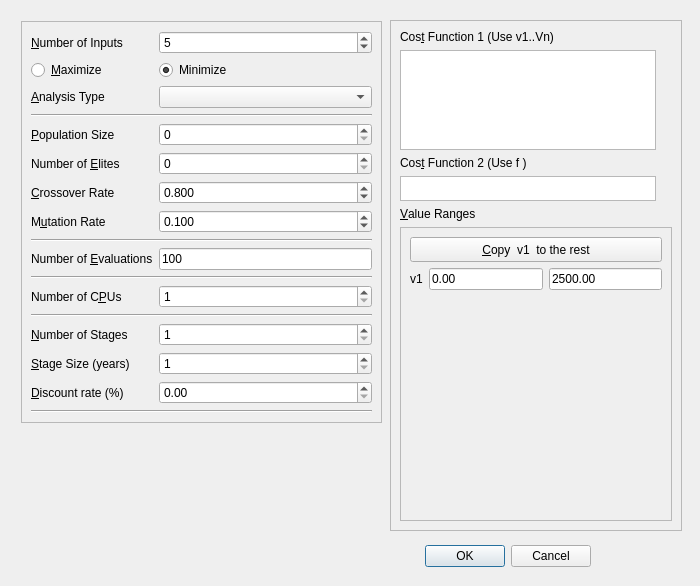
<?xml version="1.0" encoding="UTF-8"?>
<ui version="4.0">
 <class>Dialog</class>
 <widget class="QDialog" name="Dialog">
  <property name="geometry">
   <rect>
    <x>0</x>
    <y>0</y>
    <width>700</width>
    <height>586</height>
   </rect>
  </property>
  <property name="windowTitle">
   <string>Edit Project Parameters</string>
  </property>
  <widget class="QDialogButtonBox" name="buttonBox">
   <property name="geometry">
    <rect>
     <x>300</x>
     <y>540</y>
     <width>291</width>
     <height>32</height>
    </rect>
   </property>
   <property name="orientation">
    <enum>Qt::Horizontal</enum>
   </property>
   <property name="standardButtons">
    <set>QDialogButtonBox::Cancel|QDialogButtonBox::Ok</set>
   </property>
  </widget>
  <widget class="QFrame" name="frame_2">
   <property name="geometry">
    <rect>
     <x>390</x>
     <y>20</y>
     <width>292</width>
     <height>511</height>
    </rect>
   </property>
   <property name="frameShape">
    <enum>QFrame::StyledPanel</enum>
   </property>
   <property name="frameShadow">
    <enum>QFrame::Raised</enum>
   </property>
   <layout class="QGridLayout" name="gridLayout_6">
    <item row="0" column="0">
     <layout class="QGridLayout" name="gridLayout_2">
      <item row="0" column="0">
       <widget class="QLabel" name="label_9">
        <property name="text">
         <string>Cos&amp;t Function 1 (Use v1..Vn)</string>
        </property>
        <property name="buddy">
         <cstring>Cost_function_1</cstring>
        </property>
       </widget>
      </item>
      <item row="1" column="0">
       <widget class="QPlainTextEdit" name="Cost_function_1">
        <property name="maximumSize">
         <size>
          <width>256</width>
          <height>100</height>
         </size>
        </property>
       </widget>
      </item>
      <item row="2" column="0">
       <widget class="QLabel" name="label_10">
        <property name="text">
         <string>Cos&amp;t Function 2 (Use f )</string>
        </property>
        <property name="buddy">
         <cstring>Cost_function_2</cstring>
        </property>
       </widget>
      </item>
      <item row="3" column="0">
       <widget class="QPlainTextEdit" name="Cost_function_2">
        <property name="maximumSize">
         <size>
          <width>256</width>
          <height>25</height>
         </size>
        </property>
       </widget>
      </item>
      <item row="4" column="0">
       <widget class="QLabel" name="label_11">
        <property name="text">
         <string>&amp;Value Ranges</string>
        </property>
        <property name="buddy">
         <cstring>scrollArea</cstring>
        </property>
       </widget>
      </item>
      <item row="5" column="0">
       <widget class="QScrollArea" name="scrollArea">
        <property name="widgetResizable">
         <bool>true</bool>
        </property>
        <widget class="QWidget" name="scrollAreaWidgetContents">
         <property name="geometry">
          <rect>
           <x>0</x>
           <y>0</y>
           <width>264</width>
           <height>289</height>
          </rect>
         </property>
         <layout class="QGridLayout" name="gridLayout_7">
          <item row="1" column="0">
           <layout class="QGridLayout" name="gridLayout_3">
            <item row="0" column="0">
             <widget class="QLabel" name="vlabel1">
              <property name="text">
               <string>v1</string>
              </property>
             </widget>
            </item>
            <item row="0" column="2">
             <widget class="QLineEdit" name="v_value_2">
              <property name="text">
               <string>2500.00</string>
              </property>
             </widget>
            </item>
            <item row="0" column="1">
             <widget class="QLineEdit" name="v_value_1">
              <property name="text">
               <string>0.00</string>
              </property>
             </widget>
            </item>
           </layout>
          </item>
          <item row="0" column="0">
           <layout class="QGridLayout" name="gridLayout_4">
            <item row="1" column="0">
             <widget class="QPushButton" name="copyButton">
              <property name="minimumSize">
               <size>
                <width>0</width>
                <height>25</height>
               </size>
              </property>
              <property name="maximumSize">
               <size>
                <width>16777215</width>
                <height>25</height>
               </size>
              </property>
              <property name="text">
               <string>&amp;Copy  v1  to the rest</string>
              </property>
             </widget>
            </item>
           </layout>
          </item>
          <item row="2" column="0">
           <spacer name="verticalSpacer_2">
            <property name="orientation">
             <enum>Qt::Vertical</enum>
            </property>
            <property name="sizeHint" stdset="0">
             <size>
              <width>20</width>
              <height>40</height>
             </size>
            </property>
           </spacer>
          </item>
         </layout>
        </widget>
       </widget>
      </item>
     </layout>
    </item>
   </layout>
  </widget>
  <widget class="QWidget" name="layoutWidget">
   <property name="geometry">
    <rect>
     <x>21</x>
     <y>21</y>
     <width>361</width>
     <height>511</height>
    </rect>
   </property>
   <layout class="QGridLayout" name="gridLayout_5">
    <item row="1" column="0">
     <spacer name="verticalSpacer">
      <property name="orientation">
       <enum>Qt::Vertical</enum>
      </property>
      <property name="sizeHint" stdset="0">
       <size>
        <width>20</width>
        <height>40</height>
       </size>
      </property>
     </spacer>
    </item>
    <item row="0" column="0">
     <widget class="QFrame" name="frame">
      <property name="frameShape">
       <enum>QFrame::StyledPanel</enum>
      </property>
      <property name="frameShadow">
       <enum>QFrame::Raised</enum>
      </property>
      <layout class="QGridLayout" name="gridLayout">
       <item row="1" column="0">
        <widget class="QRadioButton" name="maximize">
         <property name="text">
          <string>&amp;Maximize</string>
         </property>
        </widget>
       </item>
       <item row="0" column="0">
        <widget class="QLabel" name="label">
         <property name="text">
          <string>&amp;Number of Inputs</string>
         </property>
         <property name="buddy">
          <cstring>num_inputs</cstring>
         </property>
        </widget>
       </item>
       <item row="0" column="1">
        <widget class="QSpinBox" name="num_inputs">
         <property name="minimum">
          <number>1</number>
         </property>
         <property name="value">
          <number>5</number>
         </property>
        </widget>
       </item>
       <item row="7" column="0">
        <widget class="QLabel" name="label_3">
         <property name="text">
          <string>Number of &amp;Elites</string>
         </property>
         <property name="buddy">
          <cstring>num_elites</cstring>
         </property>
        </widget>
       </item>
       <item row="6" column="0">
        <widget class="QLabel" name="label_2">
         <property name="text">
          <string>&amp;Population Size</string>
         </property>
         <property name="buddy">
          <cstring>pop_size</cstring>
         </property>
        </widget>
       </item>
       <item row="6" column="1">
        <widget class="QSpinBox" name="pop_size"/>
       </item>
       <item row="7" column="1">
        <widget class="QSpinBox" name="num_elites"/>
       </item>
       <item row="5" column="0" colspan="2">
        <widget class="Line" name="line_2">
         <property name="orientation">
          <enum>Qt::Horizontal</enum>
         </property>
        </widget>
       </item>
       <item row="9" column="0">
        <widget class="QLabel" name="label_6">
         <property name="text">
          <string>&amp;Crossover Rate</string>
         </property>
         <property name="buddy">
          <cstring>Crossover_rate</cstring>
         </property>
        </widget>
       </item>
       <item row="1" column="1">
        <widget class="QRadioButton" name="minimize_button">
         <property name="text">
          <string>Minimize</string>
         </property>
         <property name="checked">
          <bool>true</bool>
         </property>
        </widget>
       </item>
       <item row="22" column="0" colspan="2">
        <widget class="Line" name="line_5">
         <property name="orientation">
          <enum>Qt::Horizontal</enum>
         </property>
        </widget>
       </item>
       <item row="21" column="1">
        <widget class="QDoubleSpinBox" name="discount_rate">
         <property name="suffix">
          <string/>
         </property>
         <property name="maximum">
          <double>400.000000000000000</double>
         </property>
         <property name="singleStep">
          <double>0.010000000000000</double>
         </property>
        </widget>
       </item>
       <item row="13" column="1">
        <widget class="QLineEdit" name="num_evaluations">
         <property name="text">
          <string>100</string>
         </property>
         <property name="maxLength">
          <number>10</number>
         </property>
        </widget>
       </item>
       <item row="10" column="0">
        <widget class="QLabel" name="label_7">
         <property name="text">
          <string>M&amp;utation Rate</string>
         </property>
         <property name="buddy">
          <cstring>mutation_rate</cstring>
         </property>
        </widget>
       </item>
       <item row="14" column="0" colspan="2">
        <widget class="Line" name="line_3">
         <property name="orientation">
          <enum>Qt::Horizontal</enum>
         </property>
        </widget>
       </item>
       <item row="20" column="1">
        <widget class="QSpinBox" name="stage_size">
         <property name="minimum">
          <number>1</number>
         </property>
         <property name="maximum">
          <number>128</number>
         </property>
        </widget>
       </item>
       <item row="9" column="1">
        <widget class="QDoubleSpinBox" name="Crossover_rate">
         <property name="decimals">
          <number>3</number>
         </property>
         <property name="maximum">
          <double>1.000000000000000</double>
         </property>
         <property name="singleStep">
          <double>0.010000000000000</double>
         </property>
         <property name="value">
          <double>0.800000000000000</double>
         </property>
        </widget>
       </item>
       <item row="16" column="0" colspan="2">
        <widget class="Line" name="line_4">
         <property name="orientation">
          <enum>Qt::Horizontal</enum>
         </property>
        </widget>
       </item>
       <item row="10" column="1">
        <widget class="QDoubleSpinBox" name="mutation_rate">
         <property name="decimals">
          <number>3</number>
         </property>
         <property name="maximum">
          <double>1.000000000000000</double>
         </property>
         <property name="singleStep">
          <double>0.010000000000000</double>
         </property>
         <property name="value">
          <double>0.100000000000000</double>
         </property>
        </widget>
       </item>
       <item row="20" column="0">
        <widget class="QLabel" name="label_12">
         <property name="text">
          <string>&amp;Stage Size (years)</string>
         </property>
         <property name="buddy">
          <cstring>stage_size</cstring>
         </property>
        </widget>
       </item>
       <item row="13" column="0">
        <widget class="QLabel" name="label_5">
         <property name="text">
          <string>Number of &amp;Evaluations</string>
         </property>
         <property name="buddy">
          <cstring>num_evaluations</cstring>
         </property>
        </widget>
       </item>
       <item row="15" column="0">
        <widget class="QLabel" name="label_8">
         <property name="text">
          <string>Number of C&amp;PUs</string>
         </property>
         <property name="buddy">
          <cstring>Number_of_cpus</cstring>
         </property>
        </widget>
       </item>
       <item row="11" column="0" colspan="2">
        <widget class="Line" name="line">
         <property name="orientation">
          <enum>Qt::Horizontal</enum>
         </property>
        </widget>
       </item>
       <item row="15" column="1">
        <widget class="QSpinBox" name="Number_of_cpus">
         <property name="minimum">
          <number>1</number>
         </property>
         <property name="maximum">
          <number>128</number>
         </property>
        </widget>
       </item>
       <item row="21" column="0">
        <widget class="QLabel" name="label_13">
         <property name="text">
          <string>&amp;Discount rate (%)</string>
         </property>
         <property name="buddy">
          <cstring>discount_rate</cstring>
         </property>
        </widget>
       </item>
       <item row="3" column="0">
        <widget class="QLabel" name="label_4">
         <property name="text">
          <string>&amp;Analysis Type</string>
         </property>
         <property name="buddy">
          <cstring>swmmp_1</cstring>
         </property>
        </widget>
       </item>
       <item row="3" column="1">
        <widget class="QComboBox" name="swmmp_1">
         <property name="sizePolicy">
          <sizepolicy hsizetype="Minimum" vsizetype="Fixed">
           <horstretch>0</horstretch>
           <verstretch>0</verstretch>
          </sizepolicy>
         </property>
         <property name="minimumSize">
          <size>
           <width>0</width>
           <height>0</height>
          </size>
         </property>
        </widget>
       </item>
       <item row="19" column="0">
        <widget class="QLabel" name="label_14">
         <property name="text">
          <string>&amp;Number of Stages</string>
         </property>
         <property name="buddy">
          <cstring>stage_size</cstring>
         </property>
        </widget>
       </item>
       <item row="19" column="1">
        <widget class="QSpinBox" name="stages">
         <property name="minimum">
          <number>1</number>
         </property>
         <property name="maximum">
          <number>128</number>
         </property>
        </widget>
       </item>
      </layout>
     </widget>
    </item>
   </layout>
  </widget>
 </widget>
 <tabstops>
  <tabstop>num_inputs</tabstop>
  <tabstop>maximize</tabstop>
  <tabstop>minimize_button</tabstop>
  <tabstop>pop_size</tabstop>
  <tabstop>num_elites</tabstop>
  <tabstop>Crossover_rate</tabstop>
  <tabstop>mutation_rate</tabstop>
  <tabstop>num_evaluations</tabstop>
  <tabstop>Number_of_cpus</tabstop>
  <tabstop>Cost_function_1</tabstop>
  <tabstop>Cost_function_2</tabstop>
  <tabstop>scrollArea</tabstop>
  <tabstop>copyButton</tabstop>
  <tabstop>v_value_1</tabstop>
  <tabstop>v_value_2</tabstop>
  <tabstop>buttonBox</tabstop>
 </tabstops>
 <resources/>
 <connections>
  <connection>
   <sender>buttonBox</sender>
   <signal>accepted()</signal>
   <receiver>Dialog</receiver>
   <slot>accept()</slot>
   <hints>
    <hint type="sourcelabel">
     <x>248</x>
     <y>254</y>
    </hint>
    <hint type="destinationlabel">
     <x>157</x>
     <y>274</y>
    </hint>
   </hints>
  </connection>
  <connection>
   <sender>buttonBox</sender>
   <signal>rejected()</signal>
   <receiver>Dialog</receiver>
   <slot>reject()</slot>
   <hints>
    <hint type="sourcelabel">
     <x>316</x>
     <y>260</y>
    </hint>
    <hint type="destinationlabel">
     <x>286</x>
     <y>274</y>
    </hint>
   </hints>
  </connection>
 </connections>
</ui>
